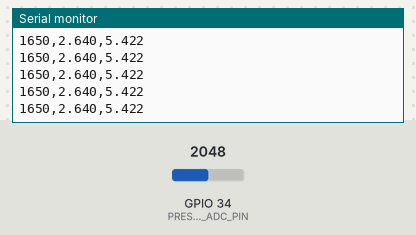
This sketch was run on a simulated ESP32. On the bench: the last lines printed to the serial monitor. The inputs (shaded band) are chosen by the test bench; at power-on: GPIO 34 (PRESSURE_ADC_PIN) = 2048 (analog values on the 0–4095 scale).

Above: at 1.2 s.
1.3 s: GPIO 34 (PRESSURE_ADC_PIN) set to 2866
At 1.31 s:
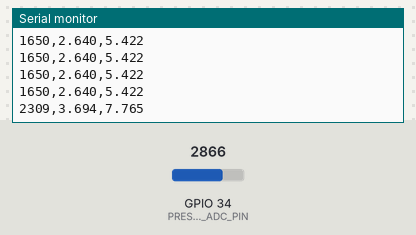
2.8 s: GPIO 34 (PRESSURE_ADC_PIN) set to 3603
At 2.81 s:
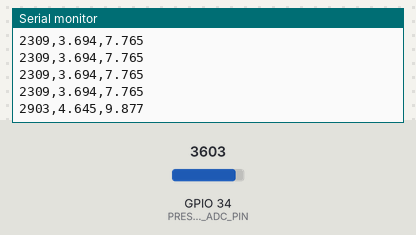
Timing chart, 0 to 5.8 s (numbered marks = the images above; inputs shaded):
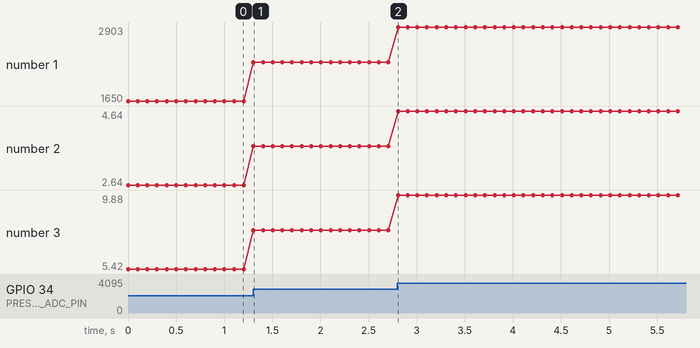

Measured:
- after the input at 1.3 s, the serial monitor: prints a new line at once (image 1)
- after the input at 2.8 s, the serial monitor: prints a new line at once (image 2)
- plotted number 1: 1650 → 2309 after the input at 1.3 s, 2309 → 2903 after the input at 2.8 s
- plotted number 2: 2.64 → 3.69 after the input at 1.3 s, 3.69 → 4.64 after the input at 2.8 s
- plotted number 3: 5.42 → 7.76 after the input at 1.3 s, 7.76 → 9.88 after the input at 2.8 s

The sketch:

04_pressure_raw_test.ino
```cpp
/*
 * GlaucoSense - Test 04: Raw Pressure Reading
 * Owner: M2 (sensors)
 * Purpose: Reads the MPX5010DP pressure sensor with no zero-offset or
 *          filtering applied, and prints it as CSV so it can be checked
 *          against a known pressure or just watched for noise.
 *
 * SAFETY: MPX5010DP Vout must go through the 12k/20k voltage divider before
 * reaching this GPIO - never connect Vout directly to the ESP32 ADC pin.
 *
 * NOT a medical device. Bench-test prototype only.
 */

// This pin must match PRESSURE_ADC_PIN in ../../GlaucoSense_Final/config.h
const int PRESSURE_ADC_PIN = 34; // ADC1_CH6 (input-only pin, fine for analog reading)

// Voltage divider ratio (Rtop=12k, Rbottom=20k) between the sensor and this pin.
const float DIVIDER_RATIO = 0.625f;

void setup() {
  Serial.begin(115200);
  analogReadResolution(12);
  analogSetAttenuation(ADC_11db);

  Serial.println("adc_millivolts,sensor_voltage_v,pressure_kpa");
}

void loop() {
  int mv = analogReadMilliVolts(PRESSURE_ADC_PIN);
  float voltageAtPin = mv / 1000.0f;

  // Undo the voltage divider to get the sensor's real Vout.
  float sensorVoltage = voltageAtPin / DIVIDER_RATIO;

  // MPX5010DP: Vout = 5.0 * (0.09*P + 0.04), solved for P (kPa):
  float pressureKPa = (sensorVoltage / 5.0f - 0.04f) / 0.09f;

  Serial.print(mv);
  Serial.print(",");
  Serial.print(sensorVoltage, 3);
  Serial.print(",");
  Serial.println(pressureKPa, 3);

  delay(100);
}
```
